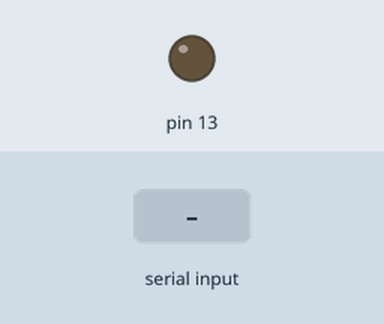
This sketch was run on a simulated Arduino Uno, built with avr-gcc and run on an emulated ATmega328P. Parts: output pins drawn as LEDs (lit = HIGH). Inputs (shaded band) come from the test bench.

Above: at 1.2 s.
1.3 s: "1" received over Serial
At 2.2 s:
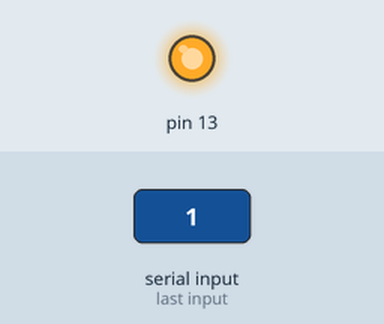
2.8 s: "0" received over Serial
At 3.3 s:
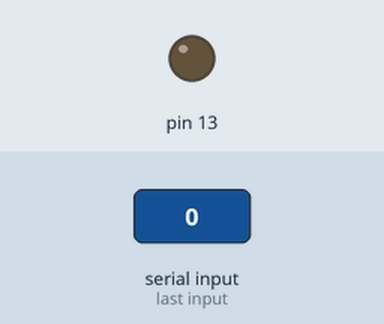
Timing chart, 0 to 5.8 s (numbered marks = the images above; inputs shaded):
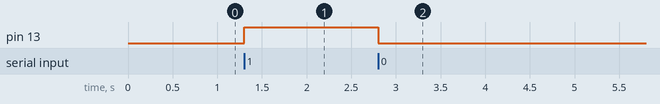

The sketch:

sketch_sep25a.ino
```cpp
int kt ;   // переменная для хранения полученного байта

void setup() {
    Serial.begin(9600); // устанавливаем последовательное соединение
    pinMode(13,OUTPUT);
}


void loop() {
  kt = Serial.read();
    if (kt=='1') {
    digitalWrite(13,1);
    }
    if(kt=='0'){
    digitalWrite(13,0);
    }
}
```

Measured:
- after the input at 1.3 s, pin 13: LOW → HIGH at once
- after the input at 2.8 s, pin 13: HIGH → LOW at once
